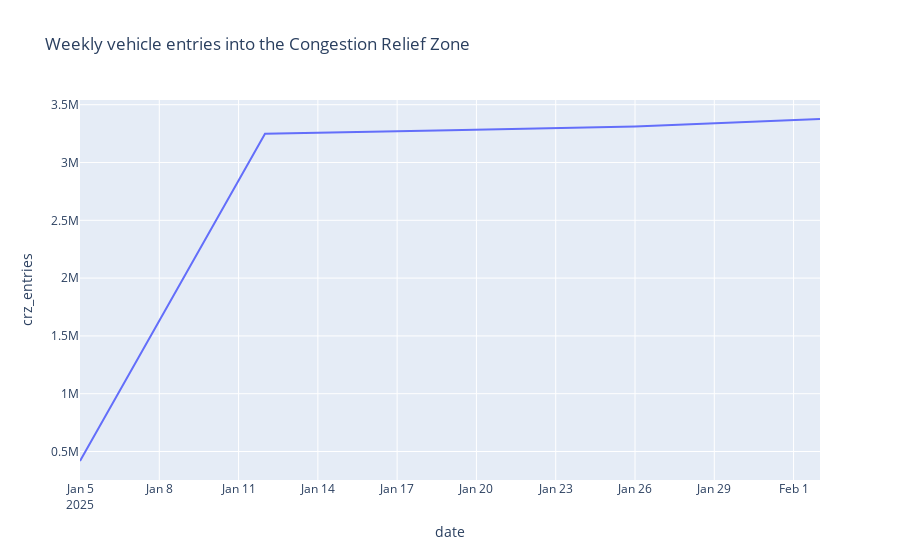

Here is the notebook cell this chart was saved with:
### Code cell
fig = px.line(
    weekly_entries,
    # x="date", # not needed, since it's the index
    y="crz_entries",
    title="Weekly vehicle entries into the Congestion Relief Zone",
)
fig.show()

### Figure 1 — Plotly figure (JSON) as saved in the notebook; plotly's stock layout.template omitted (floating-point values rounded to 4 significant figures)
{"data": [{"hovertemplate": "date=%{x}<br>crz_entries=%{y}<extra></extra>", "legendgroup": "", "line": {"color": "#636efa", "dash": "solid"}, "marker": {"symbol": "circle"}, "mode": "lines", "name": "", "orientation": "v", "showlegend": false, "type": "scatter", "x": ["2025-01-05T00:00:00.000000000", "2025-01-12T00:00:00.000000000", "2025-01-19T00:00:00.000000000", "2025-01-26T00:00:00.000000000", "2025-02-02T00:00:00.000000000"], "xaxis": "x", "y": [417949, 3249503, 3279601, 3311979, 3376205], "yaxis": "y"}], "layout": {"legend": {"tracegroupgap": 0}, "title": {"text": "Weekly vehicle entries into the Congestion Relief Zone"}, "xaxis": {"anchor": "y", "domain": [0.0, 1.0], "title": {"text": "date"}}, "yaxis": {"anchor": "x", "domain": [0.0, 1.0], "title": {"text": "crz_entries"}}}}
